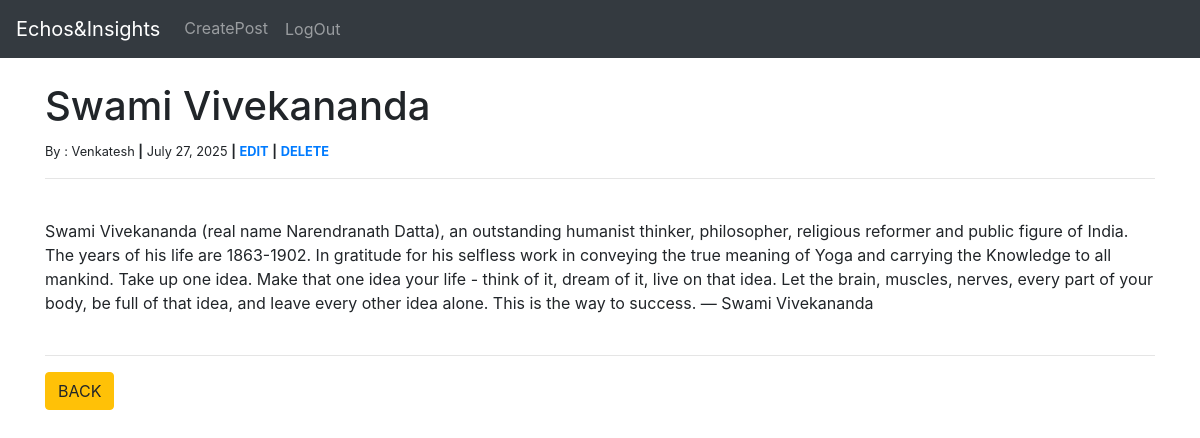
Screenshot of /article/4 (signed in) with the database file from the repository.
### home/models.py (models this page shows, shortened)
class Post(models.Model):
    title = models.CharField(max_length= 255)
    title_tag = models.CharField(max_length= 255, default="Echos&Insights")
    author = models.ForeignKey(User,on_delete=models.CASCADE)
    body = models.TextField()
    post_date = models.DateField(auto_now_add=True)

### home/views.py (the view)
# urls.py: path('article/<int:pk>', ArticalDetailView.as_view(), name = 'article-detail'),
class ArticalDetailView(DetailView):
    model = Post
    template_name = 'artical_details.html'

### home/Templates/artical_details.html (shortened to what this page needs)
{% extends 'base.html' %}
{% block content %}
<h1> {{post.title}}</h1>
<small> By : {{post.author}} <b>|</b> {{post.post_date}}  <b>|</b><a href="{% url 'update_post' post.pk %}">
       <b>EDIT</b></a> <b>|</b> <a href="{% url 'delete_post' post.pk %}">
       <b>DELETE</b></a></small> <br/>
<hr>
<br/>
{{post.body}}
<br><br/>
<hr>
<a href="{% url 'home' %}" class="btn btn-warning"> BACK</a>
 {% endblock  %}

### rows the page displays
Post: title "Swami Vivekananda", author "Venkatesh", post_date "July 27, 2025", body "Swami Vivekananda (real name Narendranath Datta), an outstanding humanist thinker, philosopher, religious reformer and public figure of India. The years of his life are 1863-1902. In gratitude for his selfless work in conveying the true meaning of Yoga and carrying the Knowledge to all mankind. Take up one idea. Make that one idea your life - think of it, dream of it, live on that idea. Let the brain, muscles, nerves, every part of your body, be full of that idea, and leave every other idea alone. This is the way to success. — Swami Vivekananda"
